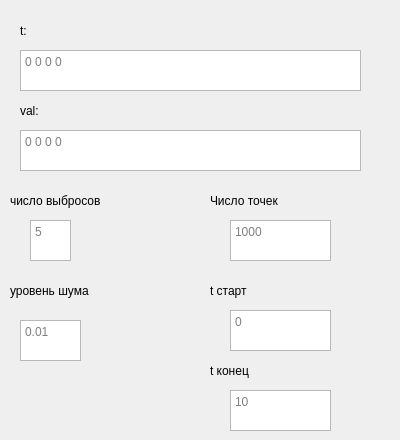
    <widget class="QWidget" name="pageConductivity">
     <widget class="QLabel" name="label_113">
      <property name="geometry">
       <rect>
        <x>20</x>
        <y>10</y>
        <width>191</width>
        <height>41</height>
       </rect>
      </property>
      <property name="text">
       <string>t:</string>
      </property>
     </widget>
     <widget class="QTextEdit" name="T_interval_cond">
      <property name="geometry">
       <rect>
        <x>20</x>
        <y>50</y>
        <width>341</width>
        <height>41</height>
       </rect>
      </property>
      <property name="placeholderText">
       <string>0 0 0 0</string>
      </property>
     </widget>
     <widget class="QTextEdit" name="Val_interval_cond">
      <property name="geometry">
       <rect>
        <x>20</x>
        <y>130</y>
        <width>341</width>
        <height>41</height>
       </rect>
      </property>
      <property name="placeholderText">
       <string>0 0 0 0</string>
      </property>
     </widget>
     <widget class="QLabel" name="label_114">
      <property name="geometry">
       <rect>
        <x>20</x>
        <y>90</y>
        <width>191</width>
        <height>41</height>
       </rect>
      </property>
      <property name="text">
       <string>val:</string>
      </property>
     </widget>
     <widget class="QLabel" name="label_115">
      <property name="geometry">
       <rect>
        <x>10</x>
        <y>180</y>
        <width>191</width>
        <height>41</height>
       </rect>
      </property>
      <property name="text">
       <string>число выбросов</string>
      </property>
     </widget>
     <widget class="QTextEdit" name="n_out_cond">
      <property name="geometry">
       <rect>
        <x>30</x>
        <y>220</y>
        <width>41</width>
        <height>41</height>
       </rect>
      </property>
      <property name="placeholderText">
       <string>5</string>
      </property>
     </widget>
     <widget class="QLabel" name="label_116">
      <property name="geometry">
       <rect>
        <x>10</x>
        <y>270</y>
        <width>191</width>
        <height>41</height>
       </rect>
      </property>
      <property name="text">
       <string>уровень шума</string>
      </property>
     </widget>
     <widget class="QTextEdit" name="noiselvl_cond">
      <property name="geometry">
       <rect>
        <x>20</x>
        <y>320</y>
        <width>61</width>
        <height>41</height>
       </rect>
      </property>
      <property name="placeholderText">
       <string>0.01</string>
      </property>
     </widget>
     <widget class="QLabel" name="label_117">
      <property name="geometry">
       <rect>
        <x>210</x>
        <y>180</y>
        <width>181</width>
        <height>41</height>
       </rect>
      </property>
      <property name="text">
       <string>Число точек</string>
      </property>
     </widget>
     <widget class="QTextEdit" name="Points_cond">
      <property name="geometry">
       <rect>
        <x>230</x>
        <y>220</y>
        <width>101</width>
        <height>41</height>
       </rect>
      </property>
      <property name="placeholderText">
       <string>1000</string>
      </property>
     </widget>
     <widget class="QLabel" name="label_118">
      <property name="geometry">
       <rect>
        <x>210</x>
        <y>270</y>
        <width>181</width>
        <height>41</height>
       </rect>
      </property>
      <property name="text">
       <string>t старт</string>
      </property>
     </widget>
     <widget class="QTextEdit" name="T_min_cond">
      <property name="geometry">
       <rect>
        <x>230</x>
        <y>310</y>
        <width>101</width>
        <height>41</height>
       </rect>
      </property>
      <property name="placeholderText">
       <string>0</string>
      </property>
     </widget>
     <widget class="QLabel" name="label_119">
      <property name="geometry">
       <rect>
        <x>210</x>
        <y>350</y>
        <width>181</width>
        <height>41</height>
       </rect>
      </property>
      <property name="text">
       <string>t конец</string>
      </property>
     </widget>
     <widget class="QTextEdit" name="T_max_cond">
      <property name="geometry">
       <rect>
        <x>230</x>
        <y>390</y>
        <width>101</width>
        <height>41</height>
       </rect>
      </property>
      <property name="placeholderText">
       <string>10</string>
      </property>
     </widget>
    </widget>
